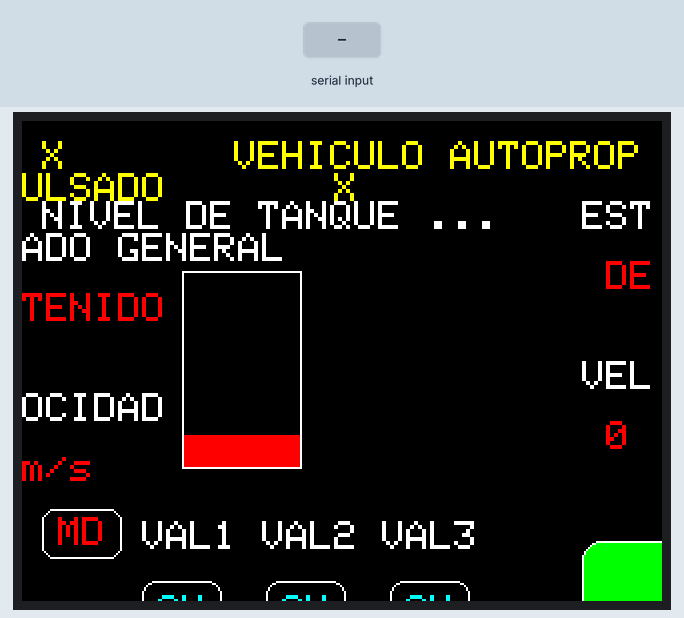
A sketch run on a simulated Arduino Uno, built with avr-gcc and run on an emulated ATmega328P. On the bench: 320×240 colour display. Inputs (shaded band) come from the test bench. What the sketch prints to the serial monitor is not drawn.

Above: at 1.4 s.
1.5 s: "90,45,200\n" received over Serial
At 2.0 s:
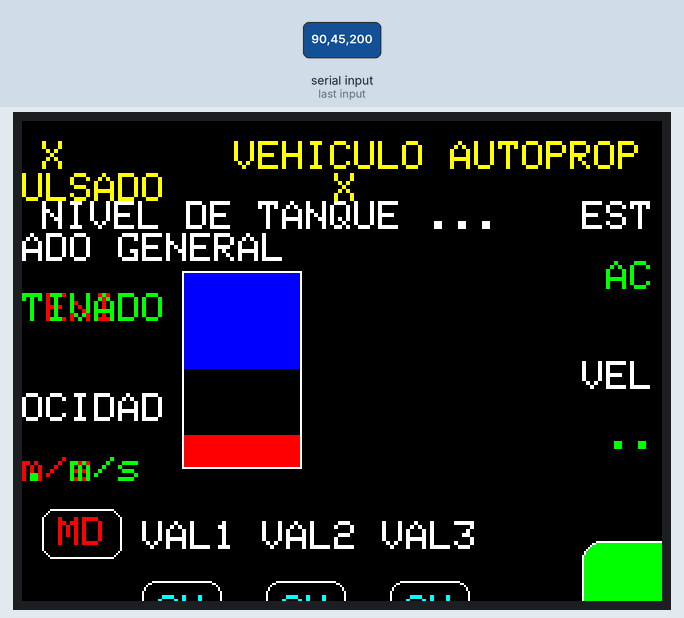
Timing chart, 0 to 4.5 s (numbered marks = the images above; inputs shaded):
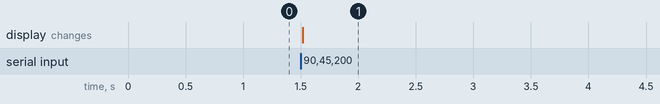

The sketch:

ardUno.ino
```cpp
#if 1

#include <Adafruit_GFX.h>
#include <MCUFRIEND_kbv.h>
MCUFRIEND_kbv tft;
#include <TouchScreen.h>
#define MINPRESSURE 200
#define MAXPRESSURE 1000

// ALL Touch panels and wiring is DIFFERENT
// copy-paste results from TouchScreen_Calibr_native.ino
const int XP = 6, XM = A2, YP = A1, YM = 7; //ID=0x9341
const int TS_LEFT = 967, TS_RT = 193, TS_TOP = 286, TS_BOT = 900;

TouchScreen ts = TouchScreen(XP, YP, XM, YM, 300);

//Creacion de los botones
Adafruit_GFX_Button V1D_btn, V2D_btn, V3D_btn;
Adafruit_GFX_Button V1I_btn, V2I_btn, V3I_btn;
Adafruit_GFX_Button ACT_btn;
Adafruit_GFX_Button START_btn, STOP_btn;

//Retardo botones
int dlay = 100;

//Valores de las variables a utilizar
//////////////////////{ESTADO, NIV1, NIV2, NIV3, MODIF_SVALVULAS, V1D, V2D, V3D, V1I, V2I, V3I}
bool valuesAnt[11] = {LOW, HIGH, HIGH, HIGH, HIGH, HIGH, HIGH, HIGH, HIGH, HIGH, HIGH};
bool values[11] = {LOW, LOW, LOW, LOW, LOW, LOW, LOW, LOW, LOW, LOW, LOW};
bool modNivel = LOW;

int pixel_x, pixel_y;     //Touch_getXY() updates global vars
bool Touch_getXY(void){
  TSPoint p = ts.getPoint();
  pinMode(YP, OUTPUT);      //restore shared pins
  pinMode(XM, OUTPUT);
  digitalWrite(YP, HIGH);   //because TFT control pins
  digitalWrite(XM, HIGH);
  bool pressed = (p.z > MINPRESSURE && p.z < MAXPRESSURE);
  if (pressed) {
    pixel_x = map(p.y, TS_LEFT, TS_RT, 0, tft.width()); //.kbv makes sense to me
    pixel_y = map(p.x, TS_TOP, TS_BOT, 0, tft.height());
    //Serial.println(p.x);Serial.println(p.y);
    //Serial.println(tft.height());Serial.println(tft.width());
    //Serial.println(pixel_x);Serial.println(pixel_y);
  }
  return pressed;
}

#define BLACK   0x0000
#define BLUE    0x001F
#define RED     0xF800
#define GREEN   0x07E0
#define CYAN    0x07FF
#define MAGENTA 0xF81F
#define YELLOW  0xFFE0
#define WHITE   0xFFFF

void setup(void)
{
  Serial.begin(9600);
  uint16_t ID = tft.readID();
  Serial.print("TFT ID = 0x");
  Serial.println(ID, HEX);
  Serial.println("Calibrate for your Touch Panel");
  if (ID == 0xD3D3) ID = 0x9486; // write-only shield
  tft.begin(ID);
  tft.setRotation(1); //PORTRAIT
  tft.fillScreen(BLACK);

  //COLUMNA IZQUIERDA

  tft.setTextColor(YELLOW); // Color del texto: AMARILLO
  tft.setTextSize(2);  // Tamaño del texto (1-5)
  tft.setCursor(10, 10); // Posición
  tft.print("X       VEHICULO AUTOPROPULSADO       X");    // Texto a mostrar

  tft.setTextColor(WHITE); // Color del texto: BLANCO
  tft.setTextSize(2); // Tamaño del texto (1-5)
  tft.setCursor(10, 40); // PosicióN
  tft.print("NIVEL DE TANQUE ..."); // Texto a mostrar

  tft.fillRect(80, 75, 60, 99, BLUE); //Dibujo del tanque
  tft.drawRect(80, 75, 60, 99, WHITE); //Borde del tanque

  tft.setTextSize(2); // Tamaño del texto (1-5)
  tft.setCursor(60, 200); tft.print("VAL1 VAL2 VAL3"); // Posición X=60, Y=200
  tft.setTextSize(2); // Tamaño del texto (1-5)
  tft.setCursor(10, 240); tft.print("DER"); // Posición X=10, Y=240
  tft.setTextSize(2); // Tamaño del texto (1-5)
  tft.setCursor(10, 280); tft.print("IZQ"); // Posición X=10, Y=280

  ACT_btn.initButton(&tft, 30, 206, 40, 25, WHITE, RED, BLACK, "MD", 2);

  V1D_btn.initButton(&tft, 80, 245, 40, 30, WHITE, CYAN, BLACK, "ON", 2);
  V2D_btn.initButton(&tft, 142, 245, 40, 30, WHITE, CYAN, BLACK, "ON", 2);
  V3D_btn.initButton(&tft, 204, 245, 40, 30, WHITE, CYAN, BLACK, "ON", 2);
  V1I_btn.initButton(&tft, 80, 290, 40, 30, WHITE, CYAN, BLACK, "ON", 2);
  V2I_btn.initButton(&tft, 142, 290, 40, 30, WHITE, CYAN, BLACK, "ON", 2);
  V3I_btn.initButton(&tft, 204, 290, 40, 30, WHITE, CYAN, BLACK, "ON", 2);

  V1D_btn.drawButton(false); V2D_btn.drawButton(false); V3D_btn.drawButton(false);
  V1I_btn.drawButton(false); V2I_btn.drawButton(false); V3I_btn.drawButton(false);
  ACT_btn.drawButton(false);

  //COLUMNA DERECHA

  tft.setTextColor(WHITE);     // Color del texto: VERDE
  tft.setTextSize(2);           // Tamaño del texto (1-5)
  tft.setCursor(280, 40);       // Posición X=50, Y=100
  tft.print("ESTADO GENERAL");    // Texto a mostrar

  tft.setTextColor(RED); // Color del texto: BLANCO
  tft.setCursor(280, 70); // Posición
  tft.print(" DETENIDO ..."); // Texto a mostrar

  tft.setTextColor(WHITE);     // Color del texto: VERDE
  tft.setCursor(280, 120);       // Posición X=50, Y=100
  tft.print("VELOCIDAD");    // Texto a mostrar

  tft.setTextColor(RED); // Color del texto: BLANCO
  tft.setCursor(280, 150); // Posición
  tft.print(" 0 m/s"); // Texto a mostrar

  START_btn.initButton(&tft, 350, 230, 140, 40, WHITE, GREEN, BLACK, "START", 2);
  STOP_btn.initButton(&tft, 350, 280, 140, 40, WHITE, RED, BLACK, "STOP", 2);

  START_btn.drawButton(false); STOP_btn.drawButton(false);
}

void loop(void){
  bool down = Touch_getXY();

  ACT_btn.press(down && ACT_btn.contains(pixel_x, pixel_y));
  V1D_btn.press(down && V1D_btn.contains(pixel_x, pixel_y));
  V2D_btn.press(down && V2D_btn.contains(pixel_x, pixel_y));
  V3D_btn.press(down && V3D_btn.contains(pixel_x, pixel_y));
  V1I_btn.press(down && V1I_btn.contains(pixel_x, pixel_y));
  V2I_btn.press(down && V2I_btn.contains(pixel_x, pixel_y));
  V3I_btn.press(down && V3I_btn.contains(pixel_x, pixel_y));
  START_btn.press(down && START_btn.contains(pixel_x, pixel_y));
  STOP_btn.press(down && STOP_btn.contains(pixel_x, pixel_y));

  //if (ACT_btn.justReleased()){ACT_btn.drawButton();}
  //if (V1D_btn.justReleased()){V1D_btn.drawButton();}
  //if (V2D_btn.justReleased()){V2D_btn.drawButton();}
  //if (V3D_btn.justReleased()){V3D_btn.drawButton();}
  //if (V1I_btn.justReleased()){V1I_btn.drawButton();}
  //if (V2I_btn.justReleased()){V2I_btn.drawButton();}
  //if (V3I_btn.justReleased()){V3I_btn.drawButton();}
  if (START_btn.justReleased()){START_btn.drawButton();}
  if (STOP_btn.justReleased()){STOP_btn.drawButton();}

  if (ACT_btn.justPressed() && values[0]) {
    values[4] = !values[4];
    if (values[4]){Serial.println("ac");}else{Serial.println("de");}
    delay(dlay);
  }
  if (V1D_btn.justPressed() && values[4]) {
    values[5] = !values[5];
    if (values[5]){Serial.println("a1");}else{Serial.println("d1");}
    delay(dlay);
  }
  if (V2D_btn.justPressed() && values[4] && values[0]) {
    values[6] = !values[6];
    if (values[6]){Serial.println("a2");}else{Serial.println("d2");}
    delay(dlay);
  }
  if (V3D_btn.justPressed() && values[4] && values[0]) {
    values[7] = !values[7];
    if (values[7]){Serial.println("a3");}else{Serial.println("d3");}
    delay(dlay);
  }
  if (V1I_btn.justPressed() && values[4] && values[0]) {
    values[8] = !values[8];
    if (values[8]){Serial.println("a4");}else{Serial.println("d4");}
    delay(dlay);
  }
  if (V2I_btn.justPressed() && values[4] && values[0]) {
    values[9] = !values[9];
    if (values[9]){Serial.println("a5");}else{Serial.println("d5");}
    delay(dlay);
  }
  if (V3I_btn.justPressed() && values[4] && values[0]) {
    values[10] = !values[10];
    if (values[10]){Serial.println("a6");}else{Serial.println("d6");}
    delay(dlay);
  }
  if (START_btn.justPressed()) {
    START_btn.drawButton(true);
    values[0] = HIGH;
    Serial.println("s");
    delay(dlay);
  }
  if (STOP_btn.justPressed()) {
    STOP_btn.drawButton(true);
    values[0] = LOW;
    Serial.println("r");
    delay(dlay);
  }

  conex();
}

void conex() {
  if (Serial.available()) {
    String input = Serial.readStringUntil('\n'); // Lee hasta nueva línea
    input.trim();  // Elimina espacios

    //convertir la cadena en un array
    int index = 0;
    char *ptr = strtok((char*)input.c_str(), ",");
    while (ptr != NULL && index < 11) {
      values[index++] = atoi(ptr);
      ptr = strtok(NULL, ",");
    }
  }

  if (valuesAnt[0] == !values[0]){
    if (values[0]){
      tft.fillRect(290, 70, 160, 30, BLACK); tft.fillRect(290, 150, 160, 30, BLACK);
      tft.setTextColor(GREEN); tft.setCursor(280, 70); tft.print(" ACTIVADO ...");
      tft.setTextColor(GREEN); tft.setCursor(280, 150); tft.print(" ... m/s");
    } else {
      tft.fillRect(290, 70, 160, 30, BLACK); tft.fillRect(290, 150, 160, 30, BLACK);
      tft.setTextColor(RED); tft.setCursor(280, 70); tft.print(" DETENIDO ...");
      tft.setTextColor(RED); tft.setCursor(280, 150); tft.print(" 0 m/s");
    }
  }

  if (valuesAnt[1] == !values[1]){
    if(values[1]){tft.fillRect(80, 75, 60, 16, BLUE);}else{tft.fillRect(80, 75, 60, 16, BLACK);}
    modNivel = HIGH;
  }
  if (valuesAnt[2] == !values[2]){
    if(values[2]){tft.fillRect(80, 91, 60, 33, BLUE);}else{tft.fillRect(80, 91, 60, 33, BLACK);}
    modNivel = HIGH;
  }
  if (valuesAnt[3] == !values[3]){
    if(values[3]){tft.fillRect(80, 124, 60, 33, BLUE); tft.fillRect(80, 157, 60, 17, BLUE);}
    else{tft.fillRect(80, 124, 60, 33, BLACK); tft.fillRect(80, 157, 60, 17, RED);}
    modNivel = HIGH;
  }

  if (modNivel){tft.drawRect(80, 75, 60, 99, WHITE); modNivel = LOW;} //Borde del tanque

  if (valuesAnt[4] == !values[4]){ACT_btn.drawButton(!values[4]);}
  if (valuesAnt[5] == !values[5]){V1D_btn.drawButton(!values[5]);}
  if (valuesAnt[6] == !values[6]){V2D_btn.drawButton(!values[6]);}
  if (valuesAnt[7] == !values[7]){V3D_btn.drawButton(!values[7]);}
  if (valuesAnt[8] == !values[8]){V1I_btn.drawButton(!values[8]);}
  if (valuesAnt[9] == !values[9]){V2I_btn.drawButton(!values[9]);}
  if (valuesAnt[10] == !values[10]){V3I_btn.drawButton(!values[10]);}

  for (int i=0; i<11; i++){valuesAnt[i] = values[i];}
}

#endif
```

Measured:
- after the input at 1.5 s, the display: changes at once (image 1)
